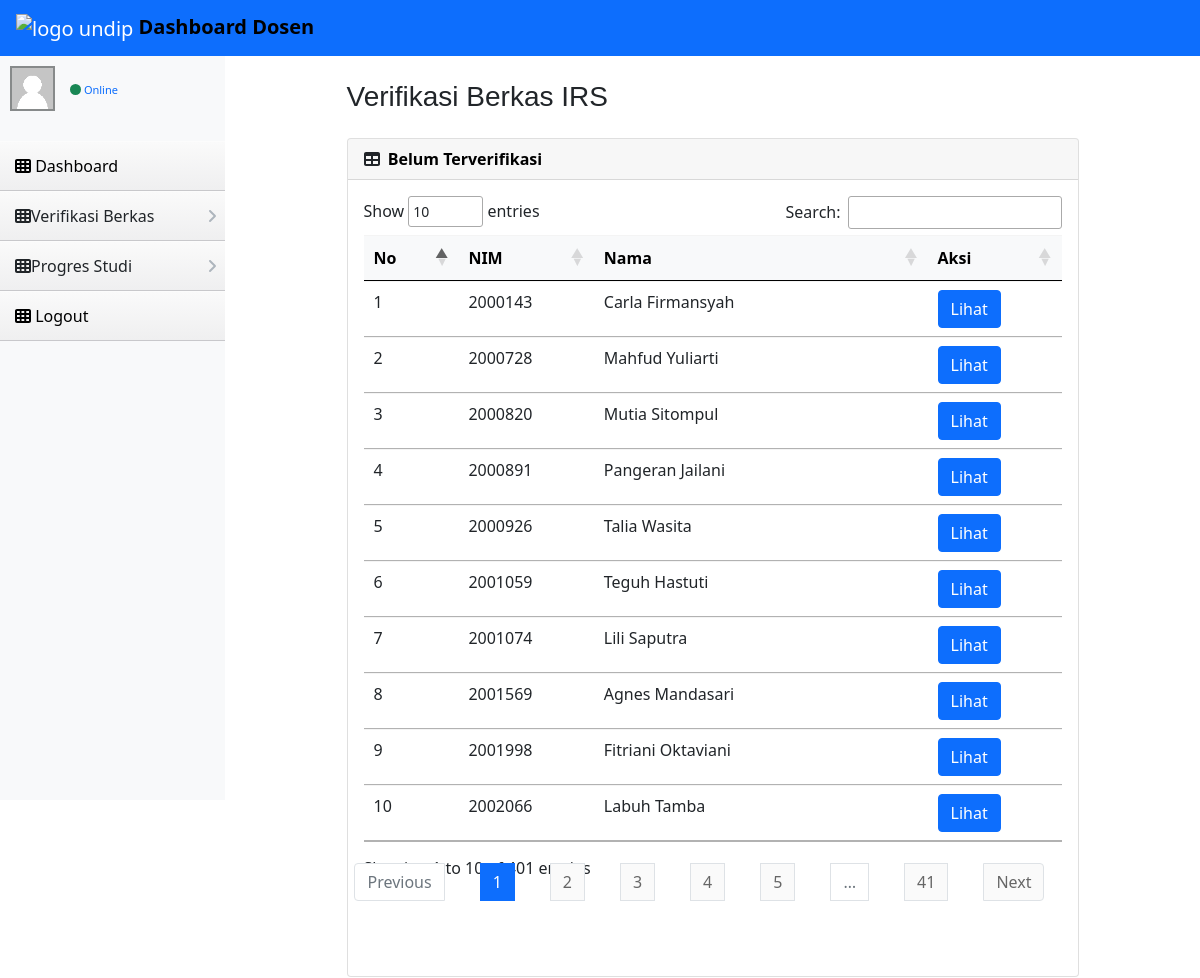
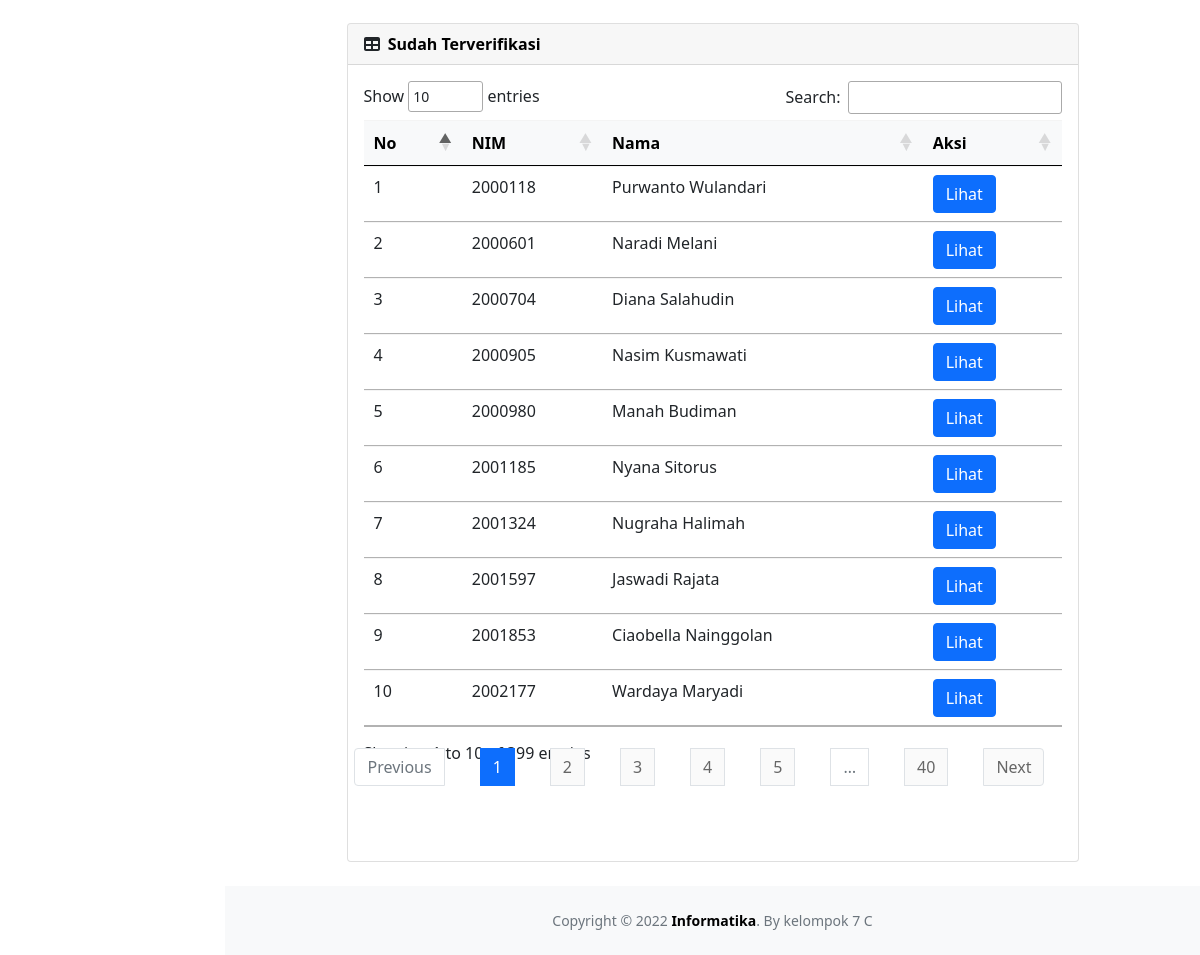
/dosen/verifirs.php, run on the app's committed database (2 pictures, top to bottom).
### tables this page shows
CREATE TABLE `mahasiswa` (
  `NIM` bigint(20) NOT NULL,
  `Nama` varchar(255) NOT NULL,
  `Foto` varchar(255) NOT NULL,
  `Email` varchar(255) NOT NULL,
  `Alamat` varchar(255) NOT NULL,
  `No_Hp` varchar(255) NOT NULL,
  `Angkatan` int(11) NOT NULL,
  `semester` int(11) NOT NULL,
  `Status` varchar(20) NOT NULL,
  `Username` varchar(255) NOT NULL,
  `kode_kab` int(11) NOT NULL,
  `NIP_Doswal` int(11) NOT NULL
);

### dosen/verifirs.php (the view)
<?php include("../template/headerdosen.php");
?>
<div id="layoutSidenav_content">
    <main>
        <div class="container-fluid px-4" style="width: 80%;">
            <h3 class="mt-4 mb-4">Verifikasi Berkas IRS</h3>
            <div class="card mb-4">
                <div class="card-header">
                    <i class="fas fa-table me-1"></i>
                    <b>Belum Terverifikasi</b>
                </div>
                <div class="card-body">
                    <table class="table dataTable" id="">
                        <thead class="table-light">
                            <tr>
                                <th>No</th>
                                <th>NIM</th>
                                <th>Nama</th>
                                <th>Aksi</th>
                            </tr>
                        </thead>
                        <tbody>
                        <?php
                                $query = "SELECT mahasiswa.NIM,mahasiswa.Nama FROM mahasiswa,irs WHERE mahasiswa.NIM = irs.NIM AND irs.status='Belum'";
                                $result = $db->query($query);
                                $i = 1;
                                while ($row = $result->fetch_object()) {
                                    echo "<tr>
                                    <td>".$i."</td>
                                    <td>".$row->NIM."</td>
                                    <td>".$row->Nama."</td>
                                    <td><a class='btn btn-primary' href='lihatirs.php'>Lihat</a></td>";
                                    $i++;
                                }
                            ?>
                        </tbody>
                    </table>
                </div>
            </div>
            <div class="card mb-4">
                <div class="card-header">
                    <i class="fas fa-table me-1"></i>
                    <b>Sudah Terverifikasi</b>
                </div>
                <div class="card-body">
                    <table class="table dataTable" id="datatablesSimple2">
                        <thead class="table-light">
                            <tr>
                                <th>No</th>
                                <th>NIM</th>
                                <th>Nama</th>
                                <th>Aksi</th>
                            </tr>
                        </thead>
                        <tbody>
                        <?php
                                $query = "SELECT mahasiswa.NIM,mahasiswa.Nama FROM mahasiswa,irs WHERE mahasiswa.NIM = irs.NIM AND irs.status!='Belum'";
                                $result = $db->query($query);
                                $i = 1;
                                while ($row = $result->fetch_object()) {
                                    echo "<tr>
                                    <td>".$i."</td>
                                    <td>".$row->NIM."</td>
                                    <td>".$row->Nama."</td>
                                    <td><a class='btn btn-primary' href='lihatirs.php'>Lihat</a></td>";
                                    $i++;
                                }
                            ?>
                        </tbody>
                    </table>
                </div>
            </div>
        </div>
    </main>
    <?php include("../template/footeruniversal.php")?>

### template/headerdosen.php (shortened to what this page needs)
<!DOCTYPE html>
<html lang="en">
    <head>
        <link href= "https://cdn.jsdelivr.net/npm/simple-datatables@latest/dist/style.css" rel="stylesheet" />
        <link href="https://cdn.jsdelivr.net/npm/bootstrap@5.0.1/dist/css/bootstrap.min.css" rel="stylesheet" />
        <link rel="stylesheet" href="https://cdn.jsdelivr.net/npm/bootstrap-icons@1.5.0/font/bootstrap-icons.css">
        <link rel="stylesheet" href="style.css" />
        <link rel="stylesheet" href="../assets/css/font-awesome.css">
        <link rel="stylesheet" type="text/css" href="../assets/datatables/datatables.min.css"/>
        <link rel="stylesheet" href="../assets/css/AdminLTE.min.css">
        <link rel="stylesheet" href="../assets/css/skins/_all-skins.min.css">
        <link href="https://cdn.jsdelivr.net/npm/simple-datatables@latest/dist/style.css" rel="stylesheet" />
        <link rel="stylesheet" type="text/css" href="https://cdn.datatables.net/1.12.1/css/jquery.dataTables.min.css">
        <link href="../css/styles.css" rel="stylesheet" />
        <link href="../css/dosen.css" rel="stylesheet" />
        <link href="../css/header.css" rel="stylesheet" />
    </head>
    <body class="sb-nav-fixed">
    <nav class="sb-topnav navbar navbar-expand navbar-dark bg-primary">
            <a class="navbar-brand ps-3" href="dashboardDSN.php">
              <img src="https://kulon2.undip.ac.id/pluginfile.php/1/theme_moove/favicon/1660361299/undip.ico" alt="logo undip" width = 40 height = 40> <b class="">Dashboard Dosen</b>
            </a>
    </nav>
    <div id="layoutSidenav">
            <div id="layoutSidenav_nav">
                <nav class="sb-sidenav accordion sb-sidenav-light" id="sidenavAccordion">
                    <div class="sb-sidenav-menu">
                        <div class="nav">
                         <div class="user-panel">
                            <div class="pull-left image">
                            <img src="../assets/images/user.png" class="img-rounded" alt="User Image">
                            </div>
                            <div class="pull-left info">
                            <a href="#"><i class="fa fa-circle text-success"></i> Online</a>
                            </div>
                            </div>
                            <section class="sidebar" style="">
                            <ul class="sidebar-menu">
                            <li>
                                <a href="dashboardDSN.php" style="text-decoration:none; color: black;">
                                    <i class="fa fa-th"></i> <span>Dashboard</span> <i class=""></i>
                                </a>
                            </li>
                            <li>
                            <a class="nav-link collapsed" href="#" data-bs-toggle="collapse" data-bs-target="#collapseVerif" aria-expanded="false" aria-controls="collapseVerif">
                              <div class="fa fa-th"><i class=""></i></div>
                               Verifikasi Berkas
                              <div class="sb-sidenav-collapse-arrow"><i class="fas fa-angle-down"></i></div>
                           </a>
                            </li>
                            <li>
                            <a class="nav-link collapsed" href="#" data-bs-toggle="collapse" data-bs-target="#collapseProgres" aria-expanded="false" aria-controls="collapseProgres">
                              <div class="fa fa-th"><i class=""></i></div>
                               Progres Studi
                              <div class="sb-sidenav-collapse-arrow"><i class="fas fa-angle-down"></i></div>
                          </a>
                                </li>
                            <li>
                                <a href="../logout.php" style="text-decoration:none;color: black;">
                                    <i class="fa fa-th"></i> <span>Logout</span> <i class=""></i>
                                </a>
                            </li>
                            </ul>
                        </section>
                        </div>
                    </div>
                </nav>
            </div>

### template/footeruniversal.php (shortened to what this page needs)
                <footer class="py-4 bg-light mt-auto">
                    <div class="container-fluid px-4">
                        <div class="d-flex align-items-center justify-content-between small">
                            <div class="text-muted mx-auto">Copyright &copy; <?php echo  date("Y");?> <a style="text-decoration:none;">
                            <b>Informatika</b></a>. By kelompok 7 C
                            </div>
                        </div>
                    </div>
                </footer>
            </div>
        </div>
    </body>
</html>

### style/style.css (style rules this page uses)
b { color: #000; }

### css/header.css (style rules this page uses)
td { vertical-align: center; }

### data on the page
mahasiswa: NIM "2000143", Nama "Carla Firmansyah"
mahasiswa: NIM "2000728", Nama "Mahfud Yuliarti"
mahasiswa: NIM "2000820", Nama "Mutia Sitompul"
mahasiswa: NIM "2000891", Nama "Pangeran Jailani"
mahasiswa: NIM "2000926", Nama "Talia Wasita"
mahasiswa: NIM "2001059", Nama "Teguh Hastuti"
mahasiswa: NIM "2001074", Nama "Lili Saputra"
mahasiswa: NIM "2001569", Nama "Agnes Mandasari"
mahasiswa: NIM "2001998", Nama "Fitriani Oktaviani"
mahasiswa: NIM "2002066", Nama "Labuh Tamba"
mahasiswa: NIM "2000118", Nama "Purwanto Wulandari"
mahasiswa: NIM "2000601", Nama "Naradi Melani"
mahasiswa: NIM "2000704", Nama "Diana Salahudin"
mahasiswa: NIM "2000905", Nama "Nasim Kusmawati"
mahasiswa: NIM "2000980", Nama "Manah Budiman"
mahasiswa: NIM "2001185", Nama "Nyana Sitorus"
mahasiswa: NIM "2001324", Nama "Nugraha Halimah"
mahasiswa: NIM "2001597", Nama "Jaswadi Rajata"
mahasiswa: NIM "2001853", Nama "Ciaobella Nainggolan"
mahasiswa: NIM "2002177", Nama "Wardaya Maryadi"
